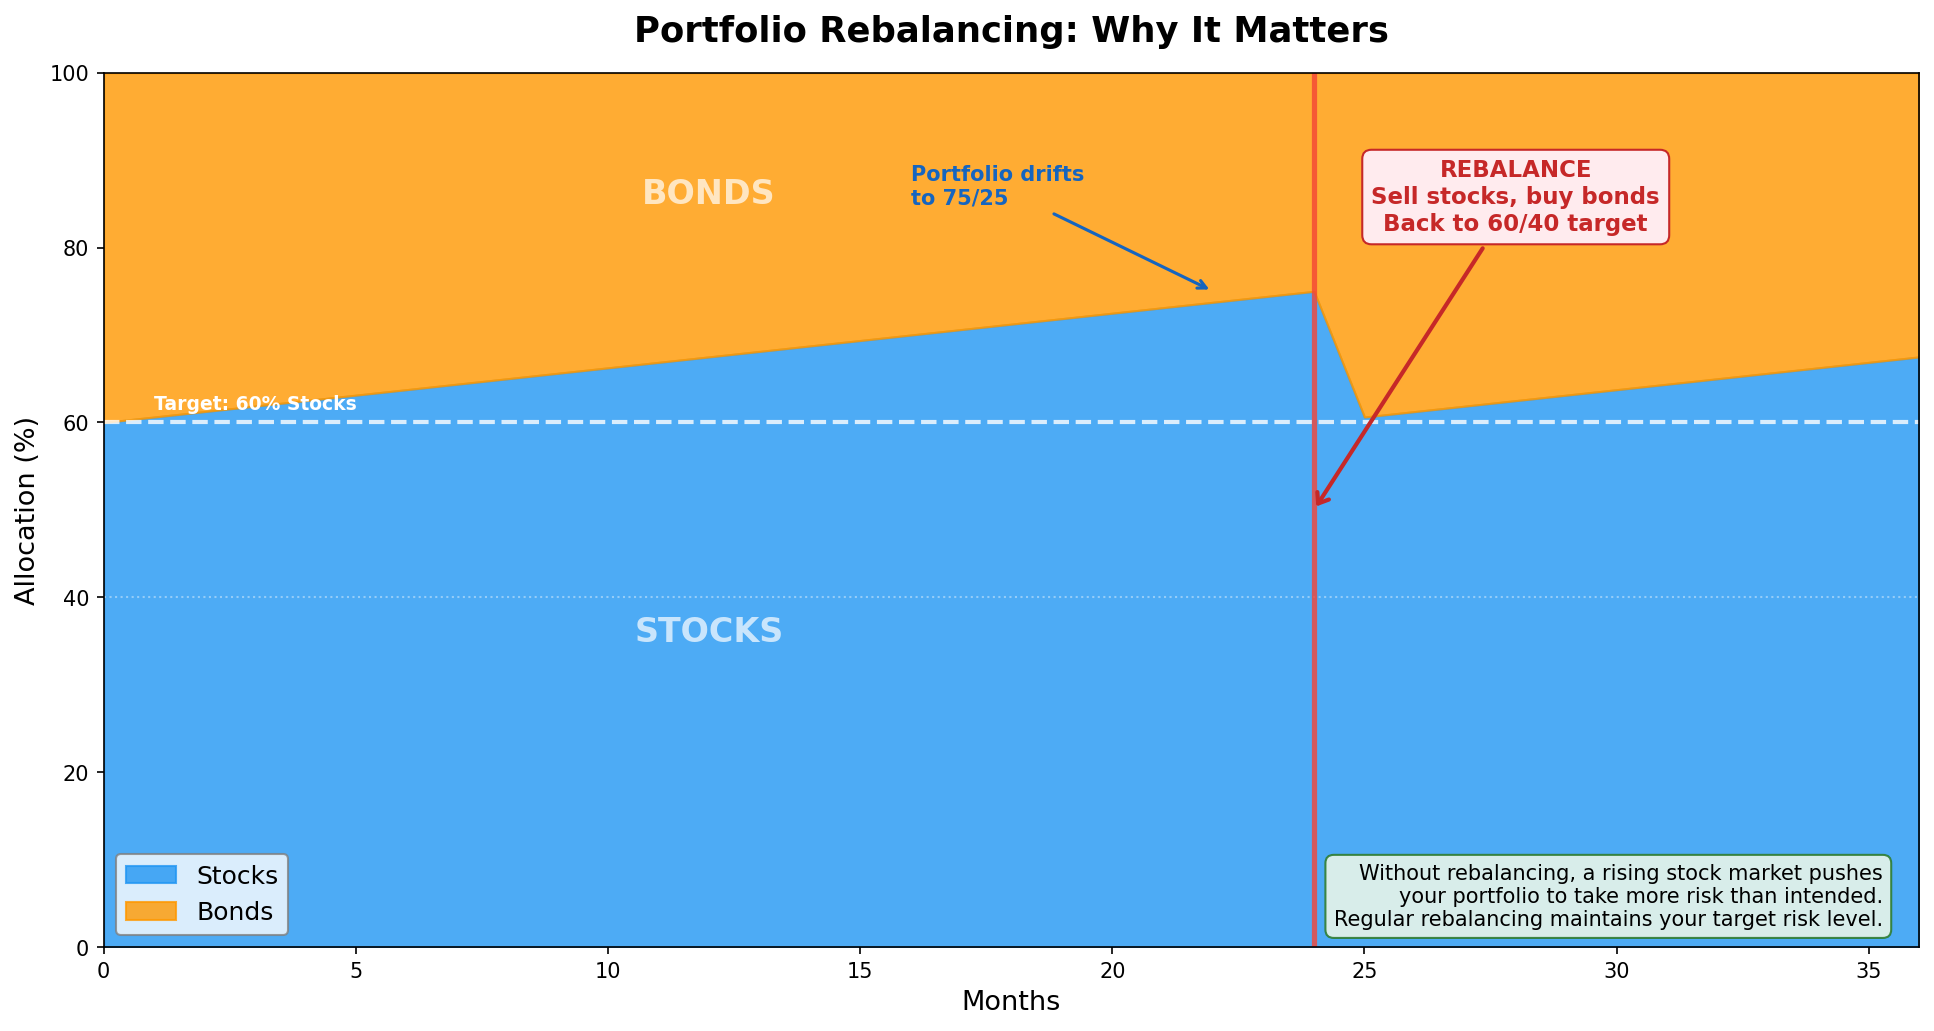

This figure's Python source:
"""
Week 07: Portfolio Rebalancing Demonstration
=============================================
Stacked area chart showing how a 60/40 portfolio drifts as stocks outperform bonds,
eventually reaching ~75/25. Then shows the rebalancing action that snaps the
allocation back to the target 60/40 split.

Output: week07_rebalancing_demo.png
"""

import matplotlib.pyplot as plt
import numpy as np

# --- Simulate portfolio drift ---
# Phase 1: Stocks outperform, allocation drifts from 60/40 toward 75/25 (months 0-24)
# Phase 2: Rebalancing event at month 24, snaps back to 60/40
# Phase 3: Drift resumes (months 24-36)

months = np.arange(0, 37)  # 0 to 36 months (3 years)

# Stock allocation drifts upward as stocks outperform
stock_alloc = np.zeros(len(months))
for i, m in enumerate(months):
    if m <= 24:
        # Gradual drift from 60% to 75% over 24 months
        stock_alloc[i] = 60 + (15 * m / 24)
    elif m == 24:
        # This is handled above; rebalance happens visually between 24 and 25
        stock_alloc[i] = 75
    else:
        # After rebalancing at month 24, start from 60% and drift again
        months_after = m - 24
        stock_alloc[i] = 60 + (15 * months_after / 24)

# Insert the rebalance snap: at month 24, allocation is 75; at month 25, it's ~60.6
# The array already handles this since month 25 -> 60 + 15*1/24 = 60.625

bond_alloc = 100 - stock_alloc

# --- Create figure ---
fig, ax = plt.subplots(figsize=(13, 7))

# Stacked area chart
ax.fill_between(months, 0, stock_alloc, color="#2196F3", alpha=0.8, label="Stocks")
ax.fill_between(months, stock_alloc, 100, color="#FF9800", alpha=0.8, label="Bonds")

# Target allocation lines
ax.axhline(y=60, color="white", linestyle="--", linewidth=2, alpha=0.8)
ax.axhline(y=40, color="white", linestyle=":", linewidth=1, alpha=0.4)

# Rebalance event marker
ax.axvline(x=24, color="#F44336", linestyle="-", linewidth=2.5, alpha=0.8)
ax.annotate(
    "REBALANCE\nSell stocks, buy bonds\nBack to 60/40 target",
    xy=(24, 50),
    xytext=(28, 82),
    fontsize=11,
    fontweight="bold",
    color="#C62828",
    ha="center",
    arrowprops=dict(arrowstyle="->, head_width=0.3", color="#C62828", lw=2),
    bbox=dict(boxstyle="round,pad=0.4", facecolor="#FFEBEE", edgecolor="#C62828"),
)

# Label the drift
ax.annotate(
    "Portfolio drifts\nto 75/25",
    xy=(22, 75),
    xytext=(16, 85),
    fontsize=10,
    color="#1565C0",
    fontweight="bold",
    arrowprops=dict(arrowstyle="->", color="#1565C0", lw=1.5),
)

# Label the allocations
ax.text(12, 35, "STOCKS", fontsize=16, fontweight="bold", color="white", ha="center", alpha=0.7)
ax.text(12, 85, "BONDS", fontsize=16, fontweight="bold", color="white", ha="center", alpha=0.7)

# Target label
ax.text(1, 61.5, "Target: 60% Stocks", fontsize=9, color="white", fontweight="bold")

# --- Formatting ---
ax.set_title("Portfolio Rebalancing: Why It Matters",
             fontsize=17, fontweight="bold", pad=15)
ax.set_xlabel("Months", fontsize=13)
ax.set_ylabel("Allocation (%)", fontsize=13)
ax.set_ylim(0, 100)
ax.set_xlim(0, 36)
ax.legend(fontsize=12, loc="lower left",
          bbox_to_anchor=(0.0, 0.0),
          facecolor="white", edgecolor="gray")

# Explanation box
ax.text(
    0.98, 0.02,
    "Without rebalancing, a rising stock market pushes\n"
    "your portfolio to take more risk than intended.\n"
    "Regular rebalancing maintains your target risk level.",
    transform=ax.transAxes,
    fontsize=10,
    verticalalignment="bottom",
    horizontalalignment="right",
    bbox=dict(boxstyle="round,pad=0.4", facecolor="#E8F5E9", edgecolor="#2E7D32", alpha=0.9),
)

fig.tight_layout()

# --- Save output ---
output_path = "B:/chanmainvest/tutorial/course/animation/week07_rebalancing_demo.png"
fig.savefig(output_path, dpi=150, bbox_inches="tight")
plt.close(fig)
print(f"Saved: {output_path}")
